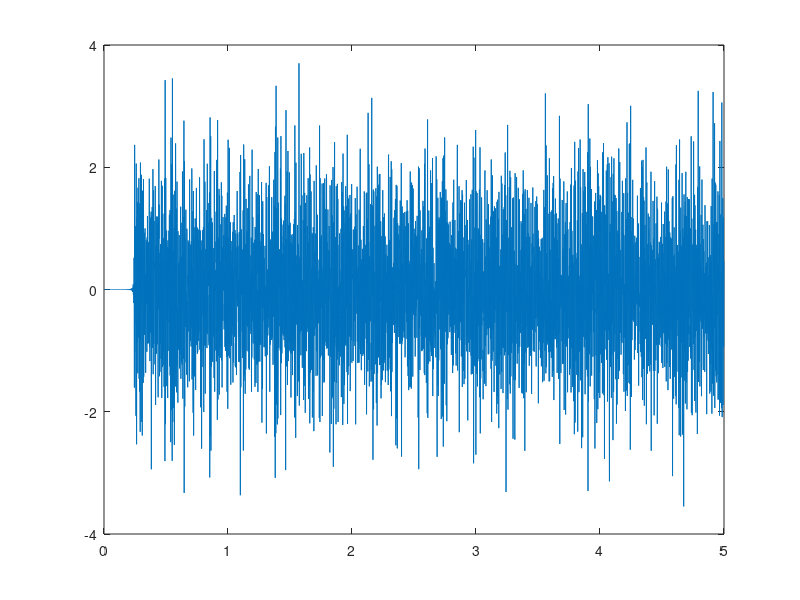
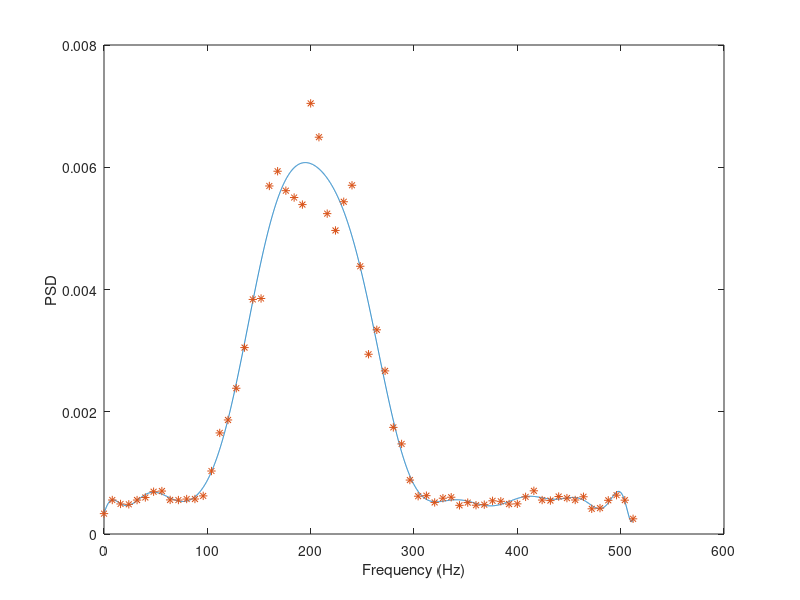

MATLAB code to generate these figures, in order: (Note: this script raises an error after producing the figures.)
%% 导入数据
testData=load('testData.txt');
% colored Gaussian noise
% 假设我们确定无数据的白噪声部分为0-5s
%数据长度
Cn=floor(length(testData(:,1))*(5/testData(end,1)));
%样本频率
sampFreq=1/(testData(2,1)-testData(1,1));
%有色时间序列
Ctime=testData(1:Cn,1);
%有色噪音序列
Cnoise=testData(1:Cn,2);
F0=plot(Ctime,Cnoise);
saveas(F0, 'Cnoise.jpg');
%总时间序列
time=testData(:,1);
%总信号序列
innoise=testData(:,2);

%%
% Estimate the PSD
% (Pwelch plots in dB (= 10*log10(x)); plot on a linear scale)
[pxx,f]=pwelch(Cnoise, 128,[],[],sampFreq);


% Plot the colored noise realization
% 需不需要对功率谱密度进行光滑化处理?
% PSD(Power Spectral Density) 功率谱密度
%Target PSD given by the inline function handle
PSDfun=polyfit(f, pxx, 20);
%targetPSD = @(f) (f>=0 & f<=3000).*1;
%Plot PSD % 绘制目标功率谱密度图
freqVec = 0:0.1:sampFreq/2;
psdVec = polyval(PSDfun, freqVec);
F1=figure;
plot(freqVec,psdVec);
hold on 
plot(f,pxx,'*');
xlabel('Frequency (Hz)');
ylabel('PSD');
saveas(F1, 'CnoisePSD.jpg');




%% Generate noise realization
%% 白噪声产生的实现
fltrOrdr = 300;
outnoise =Whitencolgaussnoisegen([freqVec',psdVec'],fltrOrdr,...
    sampFreq,innoise);
% outnoise =Whitencolgaussnoisegen([f,pxx],fltrOrdr,...
%     sampFreq,innoise);





% %%
% % Estimate the PSD
% % (Pwelch plots in dB (= 10*log10(x)); plot on a linear scale)
% [pxx,f]=pwelch(outnoise, 256,[],[],sampFreq);
% figure;
% plot(f,pxx);
% xlabel('Frequency (Hz)');
% ylabel('PSD');
% % Plot the colored noise realization
% figure;
% plot(testData(:,1),outnoise);

%Plot a spectrogram
%----------------
winLen = 0.1;
ovrlp = 0.05;
%Convert to integer number of samples 
winLenSmpls = floor(winLen*sampFreq);
ovrlpSmpls = floor(ovrlp*sampFreq);


[S,F,T]=spectrogram(innoise,winLenSmpls,ovrlpSmpls,[],sampFreq);
[WS,WF,WT]=spectrogram(outnoise,winLenSmpls,ovrlpSmpls,[],sampFreq);
figure;
F8=imagesc(T,F,abs(S)); axis xy;
xlabel('Time (sec)');
ylabel('Frequency (Hz)');
colorbar;
saveas(F8, 'TFinSig.jpg');
figure;
F9=imagesc(WT,WF,abs(WS)); axis xy;
xlabel('Time (sec)');
ylabel('Frequency (Hz)');
colorbar;
saveas(F9, 'TFoutSig.jpg');
figure;
F10=plot(time,innoise,'r');
saveas(F10, 'inSig.jpg');
figure;
F11=plot(time,outnoise,'b');
xlabel('time')
saveas(F11, 'outSig.jpg');


